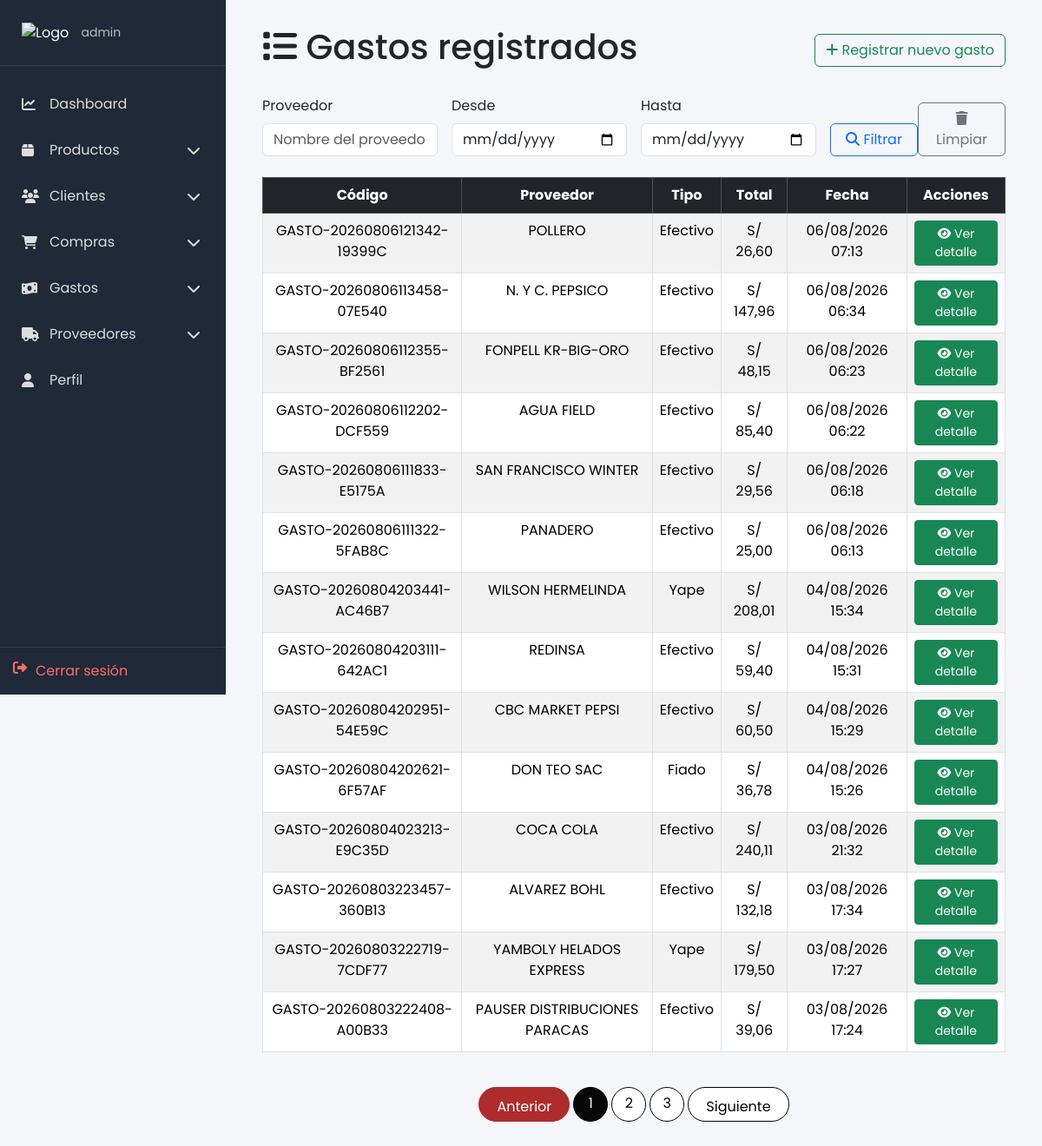
Before: /gastos/lista-gastos/ (signed in) with the older database file.
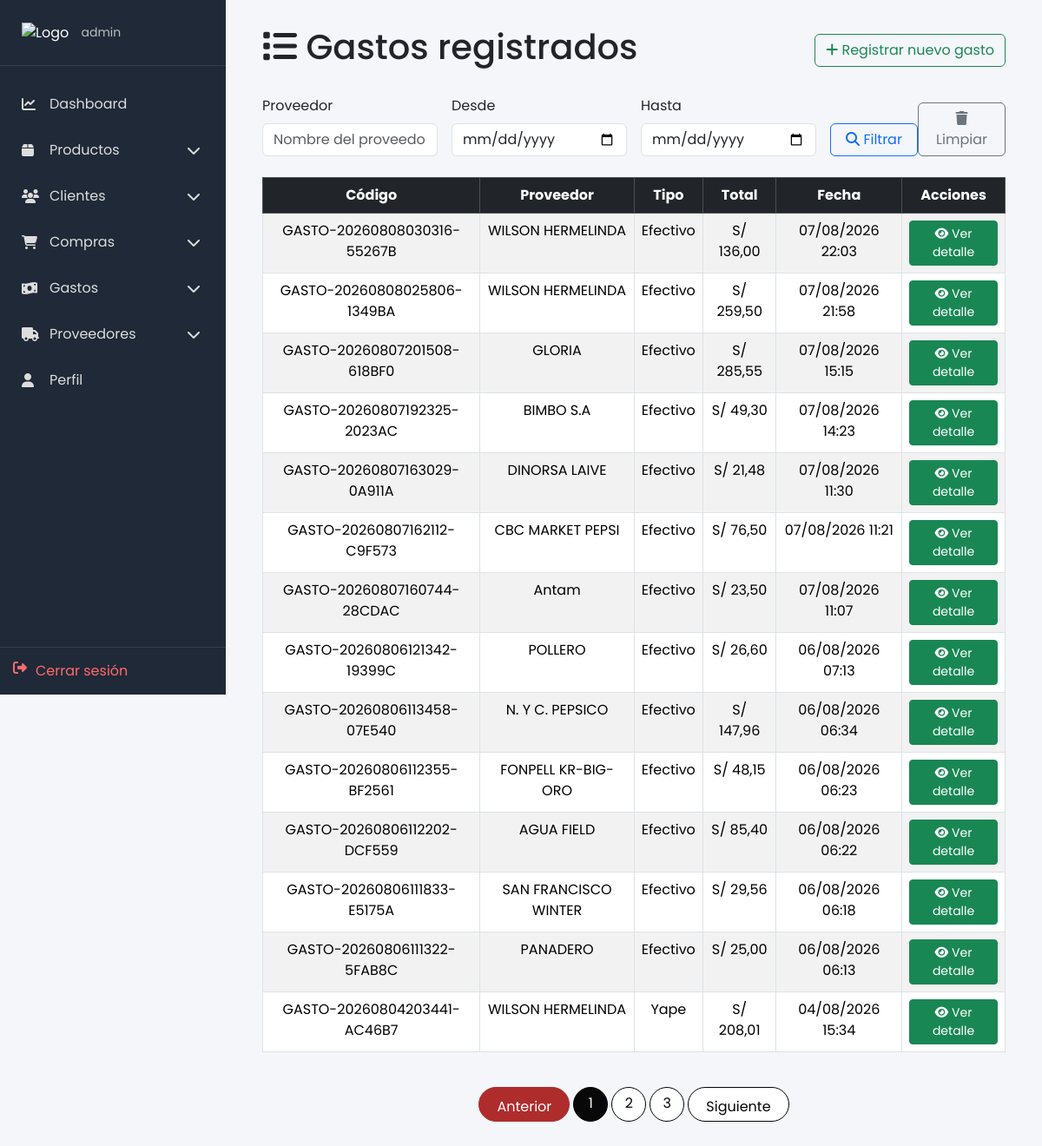
After: the same page with the newer database file.
### gastos/models.py (models this page shows, shortened)
class Gasto(models.Model):
    TIPO_COMPRA_CHOICES = [
        ('yape', 'Yape'),
        ('efectivo', 'Efectivo'),
        ('fiado', 'Fiado'),
    ]
    codigo = models.CharField(max_length=50, unique=True)
    proveedor = models.ForeignKey(Proveedor, on_delete=models.PROTECT)
    user = models.ForeignKey(settings.AUTH_USER_MODEL, on_delete=models.SET_NULL, null=True, blank=True)
    fecha = models.DateTimeField(auto_now_add=True)
    tipo_compra = models.CharField(max_length=20, choices=TIPO_COMPRA_CHOICES, default='efectivo')
    total = models.DecimalField(max_digits=12, decimal_places=2, default=Decimal('0.00'))
    percepcion = models.DecimalField(max_digits=12, decimal_places=2, default=Decimal('0.00'))
    descripcion = models.TextField(blank=True)

class Proveedor(models.Model):
    nombre = models.CharField(max_length=150)
    email = models.EmailField(blank=True)
    telefono = models.CharField(max_length=20, blank=True)
    direccion = models.TextField(blank=True)
    activo = models.BooleanField(default=True)
    fecha_registro = models.DateTimeField(auto_now_add=True)
    class Meta:
        ordering = ['-fecha_registro']
        verbose_name_plural = 'Proveedores'

### gastos/views.py (the view)
# urls.py: path('lista-gastos/', views.lista_gastos, name='lista_gastos'),
@login_required
def lista_gastos(request):
    gastos = Gasto.objects.select_related('proveedor').order_by('-fecha')
    proveedor = request.GET.get('proveedor')
    fecha_inicio = request.GET.get('fecha_inicio')
    fecha_fin = request.GET.get('fecha_fin')
    if proveedor:
        gastos = gastos.filter(proveedor__nombre__icontains=proveedor)
    if fecha_inicio:
        gastos = gastos.filter(fecha__date__gte=fecha_inicio)
    if fecha_fin:
        gastos = gastos.filter(fecha__date__lte=fecha_fin)
    paginator = Paginator(gastos, 14)
    page = request.GET.get('page')
    page_obj = paginator.get_page(page)
    return render(request, 'listaGastos.html', {
        'gastos': page_obj,
        'page_obj': page_obj,
        'proveedor': proveedor,
        'fecha_inicio': fecha_inicio,
        'fecha_fin': fecha_fin,
    })

### gastos/templates/listaGastos.html (shortened to what this page needs)
{% extends 'dashboard_base.html' %}
{% block content %}
<div class="container">
  <div class="d-flex justify-content-between align-items-center mb-4">
    <h1><i class="fas fa-list"></i> Gastos registrados</h1>
    <a href="{% url 'registrar_gastos' %}" class="btn btn-outline-success"><i class="fas fa-plus"></i> Registrar nuevo gasto</a>
  </div>
  <form method="get" class="row g-3 mb-4">
    <div class="col-md-3">
      <label class="form-label">Proveedor</label>
      <input type="text" name="proveedor" class="form-control" placeholder="Nombre del proveedor">
    </div>
    <div class="col-md-3">
      <label class="form-label">Desde</label>
      <input type="date" name="fecha_inicio" class="form-control" value="{{ fecha_inicio }}">
    </div>
    <div class="col-md-3">
      <label class="form-label">Hasta</label>
      <input type="date" name="fecha_fin" class="form-control" value="{{ fecha_fin }}">
    </div>
    <div class="col-md-3 d-flex align-items-end">
      <div class="col-md-6">
      <button class="btn btn-outline-primary w-100"><i class="fas fa-search"></i> Filtrar
      </button>
      </div>
      <div class="col-md-6">
      <a href="{% url 'lista_gastos' %}" class="btn btn-outline-secondary"><i class="fas fa-trash"></i> Limpiar</a>
      </div>
    </div>
  </form>
  {% if gastos %}
    <div class="table-responsive">
      <table class="table table-hover table-striped table-bordered text-center">
        <thead class="table-dark">
          <tr>
            <th>Código</th>
            <th>Proveedor</th>
            <th>Tipo</th>
            <th>Total</th>
            <th>Fecha</th>
            <th>Acciones</th>
          </tr>
        </thead>
        <tbody>
          {% for gasto in gastos %}
            <tr>
              <td>{{ gasto.codigo }}</td>
              <td>{{ gasto.proveedor.nombre }}</td>
              <td>{{ gasto.get_tipo_compra_display }}</td>
              <td>S/ {{ gasto.total }}</td>
              <td>{{ gasto.fecha|date:'d/m/Y H:i' }}</td>
              <td>
                <a href="{% url 'detalle_gasto' gasto.pk %}" class="btn btn-sm btn-success"><i class="fas fa-eye"></i> Ver detalle</a>
              </td>
            </tr>
          {% endfor %}
        </tbody>
      </table>
    </div>
  {% else %}
    <div class="alert alert-info">No hay gastos registrados aún.</div>
  {% endif %}
</div>
{% if page_obj.paginator.num_pages > 1 %}
<nav aria-label="Paginación" class="mt-4">
  <ul class="pagination justify-content-center">
    {% if page_obj.has_previous %}
      <li class="page-item">
        <a class="page-link" href="?q={{ query }}&tipo={{ tipo }}&page={{ page_obj.previous_page_number }}">Anterior</a>
      </li>
    {% else %}
      <li class="page-item disabled"><span class="page-link">Anterior</span></li>
    {% endif %}
    {% for num in page_obj.paginator.page_range %}
      {% if num == page_obj.number %}
        <li class="page-item active"><span class="page-link">{{ num }}</span></li>
      {% elif num >= page_obj.number|add:'-2' and num <= page_obj.number|add:'2' %}
        <li class="page-item"><a class="page-link" href="?q={{ query }}&tipo={{ tipo }}&page={{ num }}">{{ num }}</a></li>
      {% endif %}
    {% endfor %}
    {% if page_obj.has_next %}
      <li class="page-item">
        <a class="page-link" href="?q={{ query }}&tipo={{ tipo }}&page={{ page_obj.next_page_number }}">Siguiente</a>
      </li>
    {% else %}
      <li class="page-item disabled"><span class="page-link">Siguiente</span></li>
    {% endif %}
  </ul>
</nav>
{% endif %}
{% endblock %}

Changed rows visible on the page:
no longer on this page (row unchanged): Gasto: codigo "GASTO-20260804203111-642AC1", proveedor.nombre "REDINSA", tipo_compra "Efectivo", total "59,40", fecha "04/08/2026 15:31"
no longer on this page (row unchanged): Gasto: codigo "GASTO-20260804202951-54E59C", proveedor.nombre "CBC MARKET PEPSI", tipo_compra "Efectivo", total "60,50", fecha "04/08/2026 15:29"
no longer on this page (row unchanged): Gasto: codigo "GASTO-20260804202621-6F57AF", proveedor.nombre "DON TEO SAC", tipo_compra "Fiado", total "36,78", fecha "04/08/2026 15:26"
no longer on this page (row unchanged): Gasto: codigo "GASTO-20260804023213-E9C35D", proveedor.nombre "COCA COLA", tipo_compra "Efectivo", total "240,11", fecha "03/08/2026 21:32"
no longer on this page (row unchanged): Gasto: codigo "GASTO-20260803223457-360B13", proveedor.nombre "ALVAREZ BOHL", tipo_compra "Efectivo", total "132,18", fecha "03/08/2026 17:34"
no longer on this page (row unchanged): Gasto: codigo "GASTO-20260803222719-7CDF77", proveedor.nombre "YAMBOLY HELADOS EXPRESS", tipo_compra "Yape", total "179,50", fecha "03/08/2026 17:27"
no longer on this page (row unchanged): Gasto: codigo "GASTO-20260803222408-A00B33", proveedor.nombre "PAUSER DISTRIBUCIONES PARACAS", tipo_compra "Efectivo", total "39,06", fecha "03/08/2026 17:24"
added Gasto: codigo "GASTO-20260808030316-55267B", proveedor.nombre "WILSON HERMELINDA", tipo_compra "Efectivo", total "136,00", fecha "07/08/2026 22:03"
added Gasto: codigo "GASTO-20260808025806-1349BA", proveedor.nombre "WILSON HERMELINDA", tipo_compra "Efectivo", total "259,50", fecha "07/08/2026 21:58"
added Gasto: codigo "GASTO-20260807201508-618BF0", proveedor.nombre "GLORIA", tipo_compra "Efectivo", total "285,55", fecha "07/08/2026 15:15"
added Gasto: codigo "GASTO-20260807192325-2023AC", proveedor.nombre "BIMBO S.A", tipo_compra "Efectivo", total "49,30", fecha "07/08/2026 14:23"
added Gasto: codigo "GASTO-20260807163029-0A911A", proveedor.nombre "DINORSA LAIVE", tipo_compra "Efectivo", total "21,48", fecha "07/08/2026 11:30"
added Gasto: codigo "GASTO-20260807162112-C9F573", proveedor.nombre "CBC MARKET PEPSI", tipo_compra "Efectivo", total "76,50", fecha "07/08/2026 11:21"
added Gasto: codigo "GASTO-20260807160744-28CDAC", proveedor.nombre "Antam", tipo_compra "Efectivo", total "23,50", fecha "07/08/2026 11:07"
